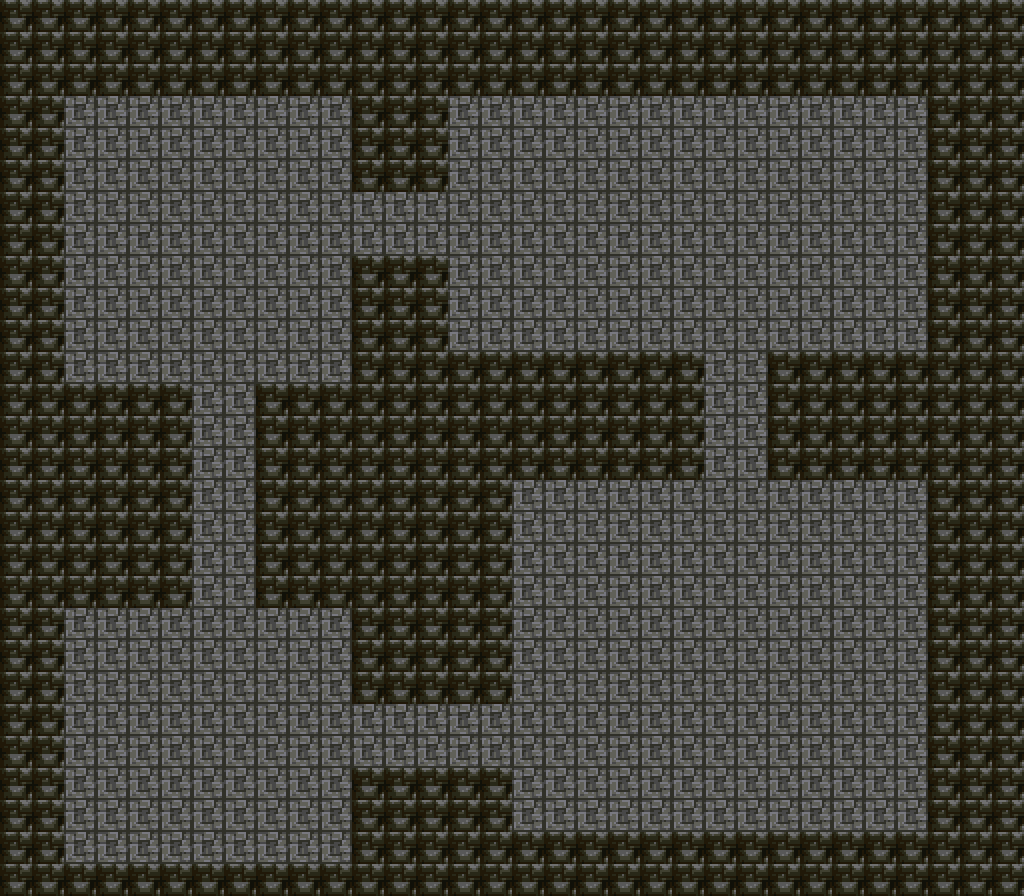

This is a level from a 2D game, rendered from its Tiled map with the project's own tilesets. A one-line summary and the map file follow, with tile-layer data summarised:
An orthogonal 32x28 tile map with 32x32 px tiles, 3 tile layers (floor, walls, details), 7 tilesets and 6 objects (4x Static, Spawn, Warp).

<map version="1.10" orientation="orthogonal" renderorder="right-down" width="32" height="28" tilewidth="32" tileheight="32" infinite="0" nextlayerid="8" nextobjectid="7">
 <properties>
  <property name="biome" value="Cave" />
  <property name="song" value="underground-town" />
  <property name="RegionName" value="D: Goblin Lair" />
 </properties>
 <tileset firstgid="1" source="../../../Tilesets/outdoors.tsx" />
 <tileset firstgid="501" source="../../../Tilesets/npc.tsx" />
 <tileset firstgid="1001" source="../../../Tilesets/dungeon.tsx" />
 <tileset firstgid="1501" source="../../../Tilesets/indoor.tsx" />
 <tileset firstgid="2001" source="../../../Tilesets/castle.tsx" />
 <tileset firstgid="2501" source="../../../Tilesets/overworld.tsx" />
 <tileset firstgid="3001" source="../../../Tilesets/biomes.tsx" />
 <layer id="1" name="floor" width="32" height="28">
  <data>[896 cells, 896 non-empty, 1 distinct tile ids]</data>
 </layer>
 <layer id="2" name="walls" width="32" height="28">
  <properties>
   <property name="Collideable" value="true" type="bool" />
  </properties>
  <data>[896 cells, 442 non-empty, 1 distinct tile ids]</data>
 </layer>
 <layer id="3" name="details" width="32" height="28">
  <data>[896 cells, 0 non-empty, 0 distinct tile ids]</data>
 </layer>
 <objectgroup id="7" name="objects">
  <properties>
   <property name="RenderRole" value="Objects" />
  </properties>
  <object id="1" name="start" class="Spawn" x="128" y="736" width="32" height="32">
   <properties>
    <property name="DefaultSpawn" value="true" type="bool" />
   </properties>
  </object>
  <object id="2" name="Out to entrance ravine" class="Warp" x="128" y="832" width="32" height="32" gid="1014">
   <properties>
    <property name="WarpMap" value="map/borderlands/cave-entrance" />
    <property name="SpawnId" value="from-d" />
   </properties>
  </object>
  <object id="3" name="D: lair entrance" class="Static" x="160" y="800" width="32" height="32" gid="1130">
   <properties>
    <property name="Text" value="D - Goblin Lair&#10;The stairs lead back to the entrance ravine. This lair can be explored; its quest and encounters are not yet populated." />
    <property name="Collideable" value="false" type="bool" />
   </properties>
  </object>
  <object id="4" name="Chamber landmark" class="Static" x="128" y="192" width="32" height="32" gid="1130">
   <properties>
    <property name="Text" value="Crude bunks and a winding escape passage suggest a small raiding band." />
    <property name="Collideable" value="false" type="bool" />
   </properties>
  </object>
  <object id="5" name="Room 3" class="Static" x="480" y="160" width="32" height="32" gid="1130">
   <properties>
    <property name="Text" value="Store room&#10;Crude bunks and a winding escape passage suggest a small raiding band." />
    <property name="Collideable" value="false" type="bool" />
   </properties>
  </object>
  <object id="6" name="Room 4" class="Static" x="544" y="544" width="32" height="32" gid="1130">
   <properties>
    <property name="Text" value="Side passage&#10;Crude bunks and a winding escape passage suggest a small raiding band." />
    <property name="Collideable" value="false" type="bool" />
   </properties>
  </object>
 </objectgroup>
</map>
